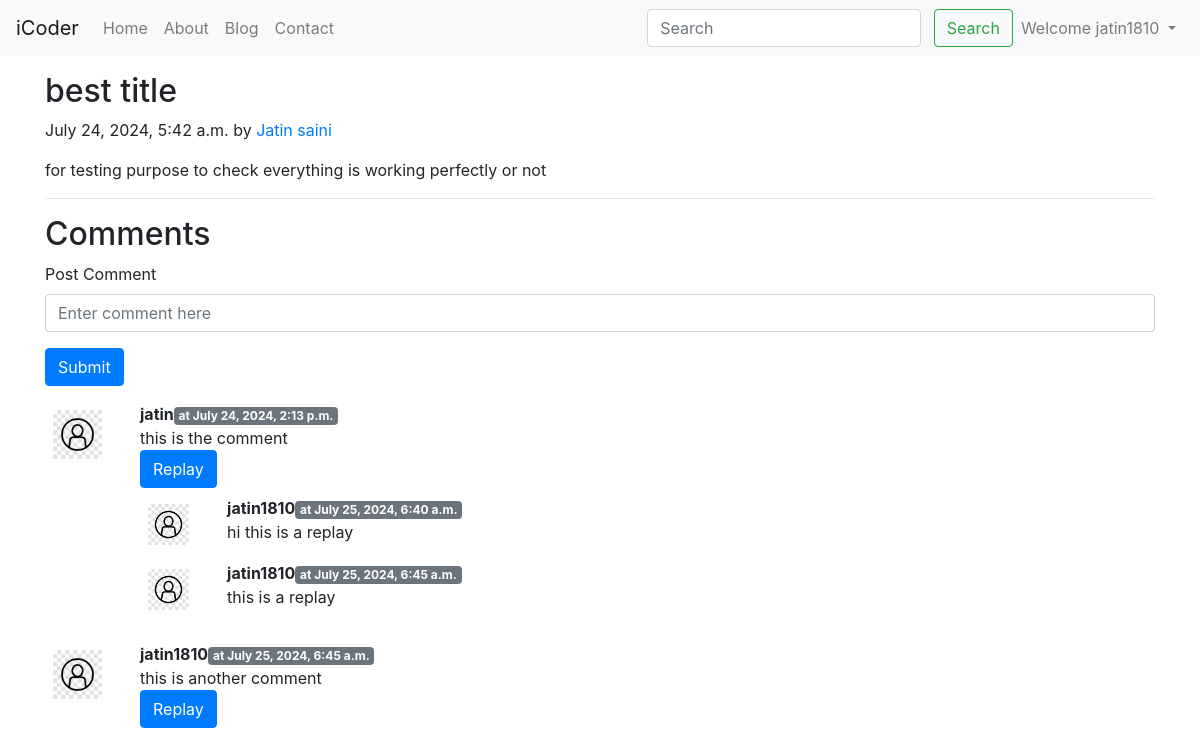
/blog/first-post (signed in), run on the app's committed database.
### blog/models.py (models this page shows, shortened)
class Post(models.Model):
    sno = models.AutoField(primary_key=True)
    title = models.CharField(max_length=255)
    content = models.TextField()
    author = models.CharField(max_length=100)
    slug = models.CharField(max_length=150, default="")
    timeStamp = models.DateTimeField(blank=True)

class BlogComment(models.Model):
    sno = models.AutoField(primary_key=True)
    comment = models.TextField()
    user = models.ForeignKey(User, on_delete=models.CASCADE)
    post = models.ForeignKey(Post, on_delete=models.CASCADE)
    parent = models.ForeignKey('self', on_delete=models.CASCADE, null=True)
    timestamp = models.DateTimeField(default=now)

### blog/views.py (the view)
# urls.py: path('<str:slug>', views.blogPost, name='blogPost'),
def blogPost(request, slug):
    post = Post.objects.filter(slug=slug).first()
    comments = BlogComment.objects.filter(post=post, parent=None)
    replies = BlogComment.objects.filter(post=post).exclude(parent=None)
    repDict = {}
    for replay in replies:
        if replay.parent.sno not in repDict.keys():
            repDict[replay.parent.sno] = [replay]
        else:
            repDict[replay.parent.sno].append(replay)
    context = {"post": post, 'comments':comments, 'user': request.user, 'replyDict': repDict}
    return render(request, 'blog/blogPost.html', context)

### blog/templatetags/extras.py (called while the page is built)
@register.filter(name='get_val')
def get_val(dict, key):
    return dict.get(key)

### templates/blog/blogPost.html (shortened to what this page needs)
{% extends 'base.html' %}
{% block body %}
{% load extras %}
    <div class="container my-3">
        <div class="blog-post">
            <h2 class="blog-post-title">{{post.title}}</h2>
            <p class="blog-post-meta">{{post.timeStamp}} by <a href="/about">{{post.author}}</a></p>
            <p>{{post.content|safe}}</p>
            <hr>
        </div>
    </div>
<div class="container">
    <h2>Comments</h2>
    {% if user.is_authenticated %}
     <form action="/blog/postComment" method="post">
        <div class="form-group">
            <label for="exampleInputEmail1">Post Comment </label>
            <input type="text" class="form-control" name="comment" id="exampleInputEmail1" placeholder="Enter comment here">
        </div>
        <button type="submit" class="btn btn-primary">Submit</button>
    </form>
    {% else %}
    <p>Please Login to post the comment</p>
    {% endif %}
    {% for comment in comments %}
    <div class="row my-3">
        {% load static %}
        <div class="col-md-1"><img class="rounded mx-auto d-block w-100 p-2" src="{% static 'img/user.jpg' %}" alt="image"></div>
        <div class="col-md-11"><b>{{comment.user.username}}</b><span class="badge badge-secondary"> at {{comment.timestamp}}</span> <div>{{comment.comment}}</div>
            <div class="replay mx-0">
                {% if user.is_authenticated %}
              <button class="btn btn-primary" type="button" data-toggle="collapse" data-target="#replayBox{{comment.sno}}" aria-expanded="false" aria-controls="replayBox{{comment.sno}}">
                Replay
              </button>
                <div class="replies my-2">
                    {% for reply in replyDict|get_val:comment.sno %}
                        <div class="row my-2">
                            <div class="col-md-1"><img class="rounded mx-auto d-block w-100 p-2" src="{% static 'img/user.jpg' %}" alt="image"></div>
                            <div class="col-md-11">
                                <b>{{reply.user.username}}</b><span class="badge badge-secondary"> at {{reply.timestamp}}</span> <div>{{reply.comment}}</div>
                            </div>
                        </div>
                    {% endfor %}
                </div>
                {% else %}
                <button class="btn btn-primary" type="button" data-toggle="collapse" data-target="#replayBox{{comment.sno}}" aria-expanded="false" aria-controls="replayBox{{comment.sno}}" disabled>
                Log in to Replay
              </button>
                {% endif %}
            </div>
         </div>
        </div>
    {% endfor %}
      </div>
{% endblock body %}

### templates/base.html (shortened to what this page needs)
<!doctype html>
<html lang="en">
  <head>
    <link rel="stylesheet" href="https://cdn.jsdelivr.net/npm/bootstrap@4.4.1/dist/css/bootstrap.min.css">
  </head>
  <body>
    <nav class="navbar navbar-expand-lg navbar-light bg-light mb-2">
      <a class="navbar-brand" href="/">iCoder</a>
      <div class="collapse navbar-collapse" id="navbarSupportedContent">
        <ul class="navbar-nav mr-auto">
          <li class="nav-item {% block homeactive %} {% endblock homeactive %}">
            <a class="nav-link" href="/">Home <span class="sr-only">(current)</span></a>
          </li>
          <li class="nav-item {% block aboutactive %} {% endblock aboutactive %}" >
            <a class="nav-link" href="/about">About</a>
          </li>
          <li class="nav-item {% block blogactive %} {% endblock blogactive %}">
            <a class="nav-link" href="/blog">Blog</a>
          </li>
          <li class="nav-item {% block contactactive %} {% endblock contactactive %}">
            <a class="nav-link" href="/contact">Contact</a>
          </li>
        </ul>
        <div class="ml-auto form-inline">
          <form class=" my-2 my-lg-0" method="get" action="/search/">
            <input class="form-control mr-sm-2" type="search" name="query" id="query" placeholder="Search" aria-label="Search">
            <button class="btn btn-outline-success my-2 my-sm-0" type="submit">Search</button>
          </form>
          {% if user.is_authenticated %}
          <ul class="navbar-nav">
              <li class="nav-item dropdown">
                <a class="nav-link dropdown-toggle" href="#" id="navbarDropdown" role="button" data-toggle="dropdown" aria-haspopup="true" aria-expanded="false">
                  Welcome {{request.user}}
                </a>
              </li>
            </ul>
          {% endif %}
          </div>
      </div>
    </nav>
    {% block body %}{% endblock body %}
  </body>
</html>

### data on the page
Post: title "best title", timeStamp "July 24, 2024, 5:42 a.m.", author "Jatin saini", content "for testing purpose to check everything is working perfectly or not"
BlogComment: user.username "jatin", timestamp "July 24, 2024, 2:13 p.m.", comment "this is the comment"
BlogComment: user.username "jatin1810", timestamp "July 25, 2024, 6:40 a.m.", comment "hi this is a replay"
BlogComment: user.username "jatin1810", timestamp "July 25, 2024, 6:45 a.m.", comment "this is a replay"
BlogComment: user.username "jatin1810", timestamp "July 25, 2024, 6:45 a.m.", comment "this is another comment"

### other printed values
{{ request.user }} "jatin1810"
